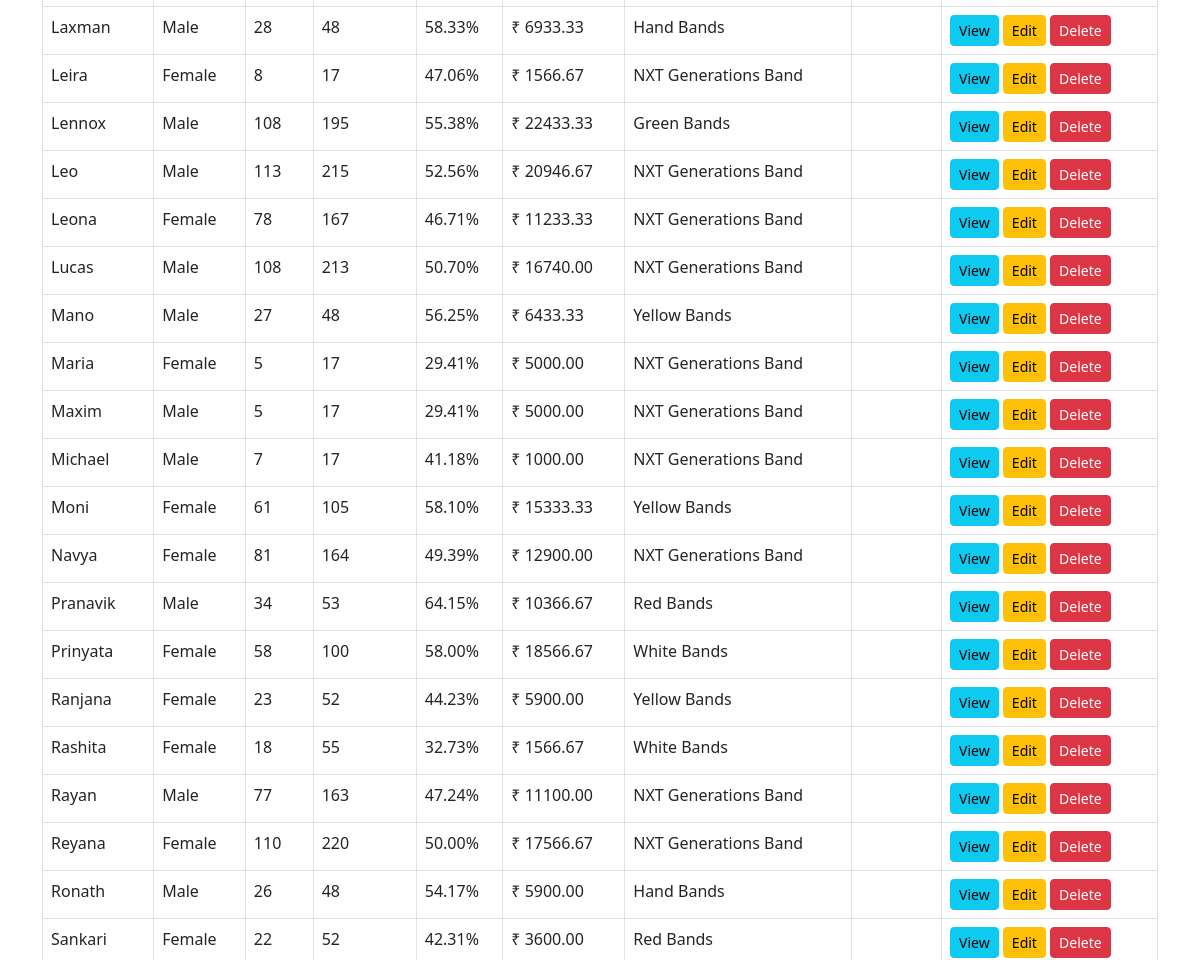
The page /academy/players/ (signed in, middle part) on the database as committed earlier.
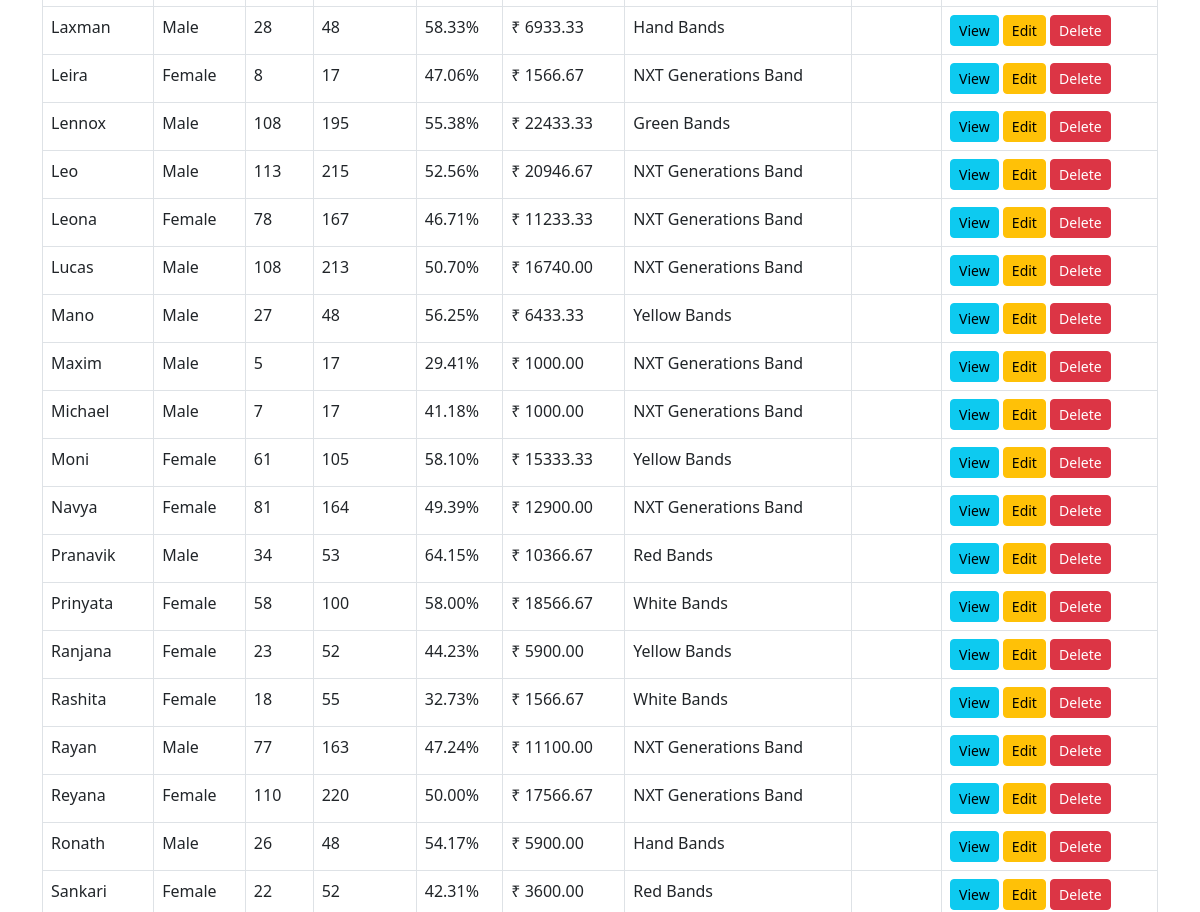
The same page on the database as committed later.
### academy/models.py (models this page shows, shortened)
class Player(models.Model):
    GENDER_CHOICES = [
        ('Male', 'Male'),
        ('Female', 'Female'),
    ]
    name = models.CharField(max_length=200)
    gender = models.CharField(max_length=10, choices=GENDER_CHOICES)
    band = models.ForeignKey(Band, on_delete=models.CASCADE, related_name='player_band')
    wins = models.PositiveIntegerField(default=0)
    matchesplayed = models.PositiveIntegerField(default=0)
    winningpercentage = models.FloatField(default=0)
    networth = models.FloatField(default=0)
    image_url = models.CharField(max_length=120, null=True, blank=True)
    is_active = models.BooleanField(default=True)
    objects = ActivePlayerManager()
    all_objects = models.Manager()
    spouse = models.OneToOneField(
        'self',
        on_delete=models.SET_NULL,
        null=True,
        blank=True,
        related_name="partner"
    )

class Band(models.Model):
    name = models.CharField(max_length=200)
    networth = models.FloatField(default=0)
    image_url = models.CharField(max_length=120, null=True, blank=True)
    emoji = models.CharField(max_length=5, null=True, blank=True)
    def __str__(self):
        return self.name

### academy/views.py (the view)
# urls.py: path('players/', views.player_list, name='player-list'),
@login_required
def player_list(request):
    form = PlayerFilterForm(request.GET or None)
    players = get_player_object_list(form)
    return render(
        request,
        "academy/players/player_list.html",
        {"players": players, "form": form, 'title': 'Players List',},
    )

### academy/models.py (called while the page is built)
    def get_queryset(self):
        return super().get_queryset().filter(is_active=True)

### academy/views.py (called while the page is built, shortened)
def get_player_object_list(form):
    players = Player.objects.all().order_by("name")
    return players

### templates/academy/players/player_list.html (shortened to what this page needs)
{% extends "base.html" %}
{% block content %}
<div class="table-responsive">
<table class="table table-hover table-bordered">
  <tbody id="table-body">
    {% include "academy/players/partials/table_body.html" %}
  </tbody>
</table>
</div>
{% endblock %}

### templates/academy/players/partials/table_body.html (shortened to what this page needs)
{% if players %}
    {% for player in players %}
    <tr>
    <td>{{ player.name }}</td>
    <td>{{ player.gender }}</td>
    <td>{{ player.wins }}</td>
    <td>{{ player.matchesplayed }}</td>
    <td>{{ player.winningpercentage|floatformat:2 }}%</td>
    <td>₹ {{ player.networth|floatformat:2 }}</td>
    <td>{{ player.band.name }}</td>
    <td>
    </td>
    <td>
        <a href="{% url 'player-view' player.id %}" class="btn btn-info btn-sm">View</a>
        <a href="{% url 'player-update' player.pk %}" class="btn btn-sm btn-warning">Edit</a>
        <a class="btn btn-danger btn-sm"
            hx-get="{% url 'player-delete' player.pk %}"
            hx-target="#dialog"
            hx-swap="innerHTML">
        Delete
        </a>
    </td>
    </tr>
    {% empty %}
    <tr><td colspan="8" class="text-center">No players yet.</td></tr>
    {% endfor %}
{% endif %}

Rows that differ between the two databases and show on the page:
no longer on this page (row edited): Player: name "Maria", gender "Female", wins "5", matchesplayed "17", winningpercentage "29.41", networth "5000.00", band.name "NXT Generations Band"
changed Player "Maxim": networth "5000.00" → "1000.00"
